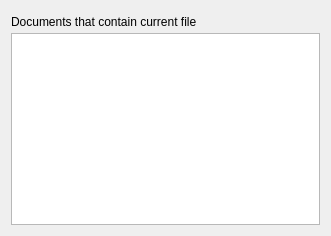
                <widget class="QWidget" name="layoutWidget">
                 <layout class="QVBoxLayout" name="verticalLayout_17">
                  <property name="spacing">
                   <number>0</number>
                  </property>
                  <item>
                   <layout class="QHBoxLayout" name="horizontalLayout">
                    <item>
                     <widget class="QLabel" name="label">
                      <property name="text">
                       <string>Documents that contain current file </string>
                      </property>
                     </widget>
                    </item>
                    <item>
                     <spacer name="horizontalSpacer_3">
                      <property name="orientation">
                       <enum>Qt::Horizontal</enum>
                      </property>
                      <property name="sizeHint" stdset="0">
                       <size>
                        <width>40</width>
                        <height>20</height>
                       </size>
                      </property>
                     </spacer>
                    </item>
                    <item>
                     <widget class="QPushButton" name="DocDepContentPreview">
                      <property name="text">
                       <string/>
                      </property>
                      <property name="icon">
                       <iconset resource="images.qrc">
                        <normaloff>:/images/texfile.svgz</normaloff>:/images/texfile.svgz</iconset>
                      </property>
                      <property name="flat">
                       <bool>true</bool>
                      </property>
                     </widget>
                    </item>
                    <item>
                     <widget class="QPushButton" name="DocDepPdfPreview">
                      <property name="text">
                       <string/>
                      </property>
                      <property name="icon">
                       <iconset resource="images.qrc">
                        <normaloff>:/images/pdf2.svg</normaloff>:/images/pdf2.svg</iconset>
                      </property>
                      <property name="flat">
                       <bool>true</bool>
                      </property>
                     </widget>
                    </item>
                   </layout>
                  </item>
                  <item>
                   <widget class="QTableView" name="FileDependenciesTable">
                    <property name="selectionMode">
                     <enum>QAbstractItemView::SingleSelection</enum>
                    </property>
                    <property name="selectionBehavior">
                     <enum>QAbstractItemView::SelectRows</enum>
                    </property>
                    <property name="horizontalScrollMode">
                     <enum>QAbstractItemView::ScrollPerPixel</enum>
                    </property>
                   </widget>
                  </item>
                 </layout>
                </widget>
